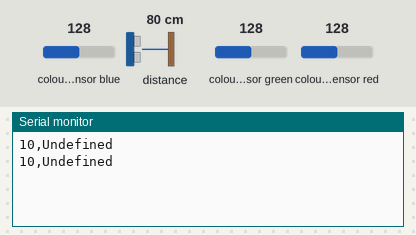
Simulated run of this sketch. Board: Arduino Nano 33 BLE. Shown: the last lines printed to the serial monitor. Inputs (shaded band) come from the test bench; at power-on: colour sensor blue 128, colour sensor green 128, colour sensor red 128, distance to the obstacle 80 cm.

Above: at 1.8 s.
1.9 s: colour sensor blue set to 191
At 2.8 s:
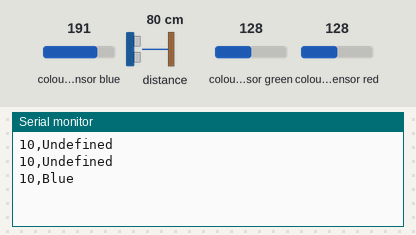
4.5 s: colour sensor green set to 250
At 5.7 s:
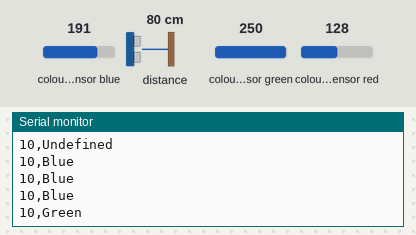
7.5 s: colour sensor red set to 253
At 8.4 s:
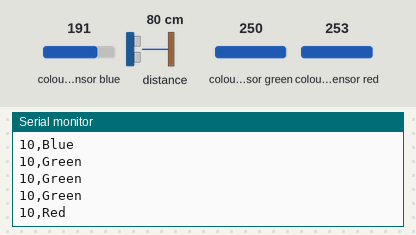
10.5 s: distance to the obstacle set to 2 cm
At 11.9 s:
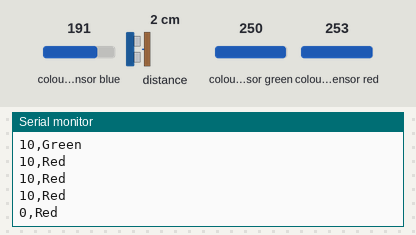

The sketch:

color_detection+distance.ino
```cpp
#include <Arduino_APDS9960.h>

void setup() {
  Serial.begin(9600);
  while (!Serial);

  if (!APDS.begin()) {
    Serial.println("Error initializing APDS-9960 sensor.");
  }
}

void loop() {
  // check if a color reading is available
  while (!APDS.colorAvailable()&&!APDS.proximityAvailable()) {
    delay(5);
  }
  String color="";
  int r, g, b;
  int proximity = APDS.readProximity();
  int distance = "";

if (proximity <= 50) {
  distance = 0;
} else if (proximity <= 175) {
  distance = 1;
} else if (proximity <= 215) {
  distance = 2;
} else if (proximity <= 235) {
  distance = 3;
} else if (proximity <= 240) {
  distance = 4;
} else if (proximity <= 242) {
  distance = 5;
} else if (proximity <= 244) {
  distance = 6;
} else if (proximity <= 248) {
  distance = 7;
} else if (proximity <= 249) {
  distance = 8;
} else if (proximity <= 250) {
  distance = 9;
} else {
  distance = 10;
}

// print the distance in centimeters
//Serial.print("Distance: ");
Serial.print(distance);
//Serial.println(" cm");
  APDS.readColor(r, g, b);


  if(r>g && r>b){
    color = "Red";
  }
  else if(g>r && g>b){
    color = "Green";
  }
  else if(b>r && b>r){
    color = "Blue";
  }
  else{
    color="Undefined";
  }
  //Serial.print("Color: ");
  Serial.print(",");
  Serial.println(color);

  delay(1000);
}
```

Measured:
- after the input at 1.9 s, the serial monitor: prints a new line after 0.11 s (image 1)
- after the input at 4.5 s, the serial monitor: prints a new line after 0.52 s (image 2)
- after the input at 7.5 s, the serial monitor: prints a new line after 0.53 s (image 3)
- after the input at 10.5 s, the serial monitor: prints a new line after 0.54 s (image 4)
